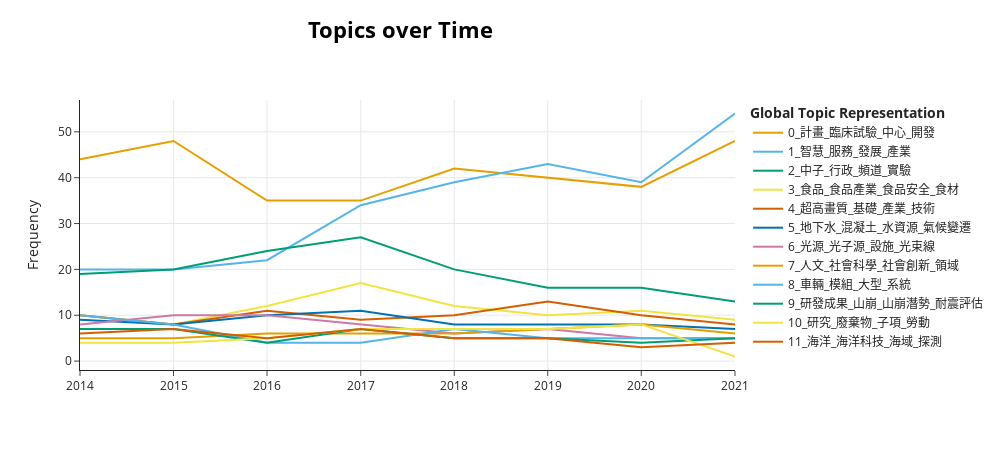

Notebook code for this chart:
### Code cell
# 各 Topic 時間序列圖
topics_over_time = topic_model.topics_over_time(
    ws,     
    timestamps,     
)
tot_fig = topic_model.visualize_topics_over_time(
    topics_over_time, top_n_topics=12, width=1000
)
tot_fig

### Figure 1 — Plotly figure (JSON) as saved in the notebook; plotly's stock layout.template omitted (floating-point values rounded to 4 significant figures)
{"data": [{"hoverinfo": "text", "hovertext": ["<b>Topic 0</b><br>Words: 臨床試驗, 計畫, 研究, 開發, 進行", "<b>Topic 0</b><br>Words: 疫苗, 計畫, 臨床試驗, 開發, 發展", "<b>Topic 0</b><br>Words: 生技, 臨床試驗, 計畫, 研發, 發展", "<b>Topic 0</b><br>Words: 新藥, 生技, 中心, 計畫, 疾病", "<b>Topic 0</b><br>Words: 中心, 計畫, 生技, 進行, 研發", "<b>Topic 0</b><br>Words: 計畫, 中心, 臨床試驗, 開發, 生技", "<b>Topic 0</b><br>Words: 計畫, 臨床試驗, 中心, 開發, 發展", "<b>Topic 0</b><br>Words: 開發, 中心, 計畫, 研發, 發展"], "marker": {"color": "#E69F00"}, "mode": "lines", "name": "0_計畫_臨床試驗_中心_開發", "type": "scatter", "x": ["2014-01-01T00:00:00", "2015-01-01T00:00:00", "2016-01-01T00:00:00", "2017-01-01T00:00:00", "2018-01-01T00:00:00", "2019-01-01T00:00:00", "2020-01-01T00:00:00", "2021-01-01T00:00:00"], "y": [44, 48, 35, 35, 42, 40, 38, 48]}, {"hoverinfo": "text", "hovertext": ["<b>Topic 1</b><br>Words: 智慧電子, 智慧, 服務, 發展, 產業", "<b>Topic 1</b><br>Words: 智慧, 智慧電子, 應用, 發展, 產業", "<b>Topic 1</b><br>Words: 智慧, 服務, 智財, 平台, 發展", "<b>Topic 1</b><br>Words: 智財, 智慧, 服務, 產業, 發展", "<b>Topic 1</b><br>Words: 智慧, 服務, 發展, 應用, 產業", "<b>Topic 1</b><br>Words: 智慧, 產業, 發展, 服務, 推動", "<b>Topic 1</b><br>Words: 智慧, 發展, 應用, 服務, 產業", "<b>Topic 1</b><br>Words: 智慧, 5g, 應用, 發展, 產業"], "marker": {"color": "#56B4E9"}, "mode": "lines", "name": "1_智慧_服務_發展_產業", "type": "scatter", "x": ["2014-01-01T00:00:00", "2015-01-01T00:00:00", "2016-01-01T00:00:00", "2017-01-01T00:00:00", "2018-01-01T00:00:00", "2019-01-01T00:00:00", "2020-01-01T00:00:00", "2021-01-01T00:00:00"], "y": [20, 20, 22, 34, 39, 43, 39, 54]}, {"hoverinfo": "text", "hovertext": ["<b>Topic 2</b><br>Words: 中子, 工商, 行政, 地震, 實驗", "<b>Topic 2</b><br>Words: 中子, 行政, 工商, 實驗, 頻道", "<b>Topic 2</b><br>Words: 中子, 人事, 研發成果, 實驗, 行政", "<b>Topic 2</b><br>Words: 中子, 行政, 電視臺, 協助, 訊號", "<b>Topic 2</b><br>Words: 中子, 頻寬, 行政, 電視臺, 訊號", "<b>Topic 2</b><br>Words: 頻寬, 電視臺, 行政, 訊號, mbps", "<b>Topic 2</b><br>Words: 頻寬, 訊號, 電視臺, 上鏈, 測謊", "<b>Topic 2</b><br>Words: 訊號, 電視臺, 上鏈, 接收, 頻道"], "marker": {"color": "#009E73"}, "mode": "lines", "name": "2_中子_行政_頻道_實驗", "type": "scatter", "x": ["2014-01-01T00:00:00", "2015-01-01T00:00:00", "2016-01-01T00:00:00", "2017-01-01T00:00:00", "2018-01-01T00:00:00", "2019-01-01T00:00:00", "2020-01-01T00:00:00", "2021-01-01T00:00:00"], "y": [19, 20, 24, 27, 20, 16, 16, 13]}, {"hoverinfo": "text", "hovertext": ["<b>Topic 3</b><br>Words: 食品, pki, 美食, 食媒性, 病原", "<b>Topic 3</b><br>Words: 食品, 食媒性, 加工技術, 品牌, 食品安全", "<b>Topic 3</b><br>Words: 食品, 食品產業, 食媒性, 食品安全, 開發", "<b>Topic 3</b><br>Words: 食品, 食品產業, 食媒性, 食品安全, 食材", "<b>Topic 3</b><br>Words: 食品, 食品產業, 食材, 校園午餐, 加工技術", "<b>Topic 3</b><br>Words: 食品, 食品產業, 食材, 開發, 國產", "<b>Topic 3</b><br>Words: 食品, 食品產業, 肥胖, 食材, 氣候變遷", "<b>Topic 3</b><br>Words: 食品, 品質, 透過, 食品產業, 食品安全"], "marker": {"color": "#F0E442"}, "mode": "lines", "name": "3_食品_食品產業_食品安全_食材", "type": "scatter", "x": ["2014-01-01T00:00:00", "2015-01-01T00:00:00", "2016-01-01T00:00:00", "2017-01-01T00:00:00", "2018-01-01T00:00:00", "2019-01-01T00:00:00", "2020-01-01T00:00:00", "2021-01-01T00:00:00"], "y": [10, 8, 12, 17, 12, 10, 11, 9]}, {"hoverinfo": "text", "hovertext": ["<b>Topic 4</b><br>Words: 低溫物流, 園區, 工業, 基礎, 智財", "<b>Topic 4</b><br>Words: 石化, 專利布局, 智財, 材料, 高值化", "<b>Topic 4</b><br>Words: 材料, 石化, 超高畫質, 技術, 基礎", "<b>Topic 4</b><br>Words: 超高畫質, 石化, 製作, 商務, 產業", "<b>Topic 4</b><br>Words: 超高畫質, 高階, 高速寬頻, 基礎, 高值化", "<b>Topic 4</b><br>Words: 超高畫質, 基礎, 高階, 技術, 設備", "<b>Topic 4</b><br>Words: 高速寬頻, 網路, 高值化, 自製, 高階", "<b>Topic 4</b><br>Words: 農業素材, 產業, 碳材, 高值化, 基地臺"], "marker": {"color": "#D55E00"}, "mode": "lines", "name": "4_超高畫質_基礎_產業_技術", "type": "scatter", "x": ["2014-01-01T00:00:00", "2015-01-01T00:00:00", "2016-01-01T00:00:00", "2017-01-01T00:00:00", "2018-01-01T00:00:00", "2019-01-01T00:00:00", "2020-01-01T00:00:00", "2021-01-01T00:00:00"], "y": [10, 8, 11, 9, 10, 13, 10, 8]}, {"hoverinfo": "text", "hovertext": ["<b>Topic 5</b><br>Words: 地下水, 都會區, 山區, 水文觀測, 防洪", "<b>Topic 5</b><br>Words: 地下水, 水資源, 都會區, 水文觀測, 補注區", "<b>Topic 5</b><br>Words: 地下水, 混凝土, 綠色水泥, 氣候變遷, 水文觀測", "<b>Topic 5</b><br>Words: 地下水, 氣候變遷, 水資源, 水文觀測, 混凝土", "<b>Topic 5</b><br>Words: 混凝土, 地下水, 綠色水泥, 水庫, 水資源", "<b>Topic 5</b><br>Words: 地下水, 混凝土, 飲用水, 用水, 水庫", "<b>Topic 5</b><br>Words: 地下水, 水資源, 用水, 給水, 飲用水", "<b>Topic 5</b><br>Words: 飲用水, 地層下陷, 水庫, 地下水, 列管"], "marker": {"color": "#0072B2"}, "mode": "lines", "name": "5_地下水_混凝土_水資源_氣候變遷", "type": "scatter", "x": ["2014-01-01T00:00:00", "2015-01-01T00:00:00", "2016-01-01T00:00:00", "2017-01-01T00:00:00", "2018-01-01T00:00:00", "2019-01-01T00:00:00", "2020-01-01T00:00:00", "2021-01-01T00:00:00"], "y": [9, 8, 10, 11, 8, 8, 8, 7]}, {"hoverinfo": "text", "hovertext": ["<b>Topic 6</b><br>Words: 儀器, 光學, 光源, 材料, 真空", "<b>Topic 6</b><br>Words: 儀器, 光源, 光學, 材料, 光束線", "<b>Topic 6</b><br>Words: 光源, 儀器, 光學, 半導體, 設施", "<b>Topic 6</b><br>Words: 光束線, 光源, 光子源, 設施, 實驗", "<b>Topic 6</b><br>Words: 光子源, 光源, 光束線, 設施, 台灣", "<b>Topic 6</b><br>Words: 儀器, 光子源, 設施, 實驗, 光學", "<b>Topic 6</b><br>Words: 設施, 實驗, 光子源, 光源, 顯微術", "<b>Topic 6</b><br>Words: 光子源, 實驗, 光源, 用戶, 台灣"], "marker": {"color": "#CC79A7"}, "mode": "lines", "name": "6_光源_光子源_設施_光束線", "type": "scatter", "x": ["2014-01-01T00:00:00", "2015-01-01T00:00:00", "2016-01-01T00:00:00", "2017-01-01T00:00:00", "2018-01-01T00:00:00", "2019-01-01T00:00:00", "2020-01-01T00:00:00", "2021-01-01T00:00:00"], "y": [8, 10, 10, 8, 6, 7, 5, 5]}, {"hoverinfo": "text", "hovertext": ["<b>Topic 7</b><br>Words: 未來想像, 核心能力, 課程, 人文, 軟體", "<b>Topic 7</b><br>Words: 人文, 社科, 學術, 人文社會, 資料庫", "<b>Topic 7</b><br>Words: 人文, 社會科學, 服務業, 領域, 社會企業", "<b>Topic 7</b><br>Words: 人文, 社會科學, 圖書館, 領域, 服務業", "<b>Topic 7</b><br>Words: 人文, 社會科學, 領域, 圖書館, 數位經濟", "<b>Topic 7</b><br>Words: 新住民, 領域, 新創, 敘事力, 計畫", "<b>Topic 7</b><br>Words: 社會創新, 社會福利, 新住民, 跨域, 分支", "<b>Topic 7</b><br>Words: 社會創新, 社會福利, 分支, 志願服務, 前瞻議題"], "marker": {"color": "#E69F00"}, "mode": "lines", "name": "7_人文_社會科學_社會創新_領域", "type": "scatter", "x": ["2014-01-01T00:00:00", "2015-01-01T00:00:00", "2016-01-01T00:00:00", "2017-01-01T00:00:00", "2018-01-01T00:00:00", "2019-01-01T00:00:00", "2020-01-01T00:00:00", "2021-01-01T00:00:00"], "y": [5, 5, 6, 6, 6, 7, 8, 6]}, {"hoverinfo": "text", "hovertext": ["<b>Topic 8</b><br>Words: 交通資訊, 車輛, 開發, 大型, 系統", "<b>Topic 8</b><br>Words: 車輛, 模組, 大型, 鋰電池, 系統", "<b>Topic 8</b><br>Words: 車輛, 大型, 鋰電池, 高能量, 模組", "<b>Topic 8</b><br>Words: 車輛, 自行車, 模組, 運輸, 技術", "<b>Topic 8</b><br>Words: 駕駛車, 車輛, 自動, 運輸, 自行車", "<b>Topic 8</b><br>Words: 雷達, 高精度, 車輛, 地圖, 自駕", "<b>Topic 8</b><br>Words: 車輛, 車牌辨識, kr, 車廠, 雷達", "<b>Topic 8</b><br>Words: 自駕, 車牌辨識, 車輛, 漁船, 雷達"], "marker": {"color": "#56B4E9"}, "mode": "lines", "name": "8_車輛_模組_大型_系統", "type": "scatter", "x": ["2014-01-01T00:00:00", "2015-01-01T00:00:00", "2016-01-01T00:00:00", "2017-01-01T00:00:00", "2018-01-01T00:00:00", "2019-01-01T00:00:00", "2020-01-01T00:00:00", "2021-01-01T00:00:00"], "y": [10, 8, 4, 4, 7, 5, 5, 5]}, {"hoverinfo": "text", "hovertext": ["<b>Topic 9</b><br>Words: 山崩, 山崩潛勢, 防災教育, 耐震評估, 活動斷層", "<b>Topic 9</b><br>Words: 山崩潛勢, 研發成果, 山崩, 輻射監測, 斷層", "<b>Topic 9</b><br>Words: 活動斷層, 山崩潛勢, 山崩, 斷層, 研發成果", "<b>Topic 9</b><br>Words: 崩塌, 大規模, 山崩, 山崩潛勢, 活動斷層", "<b>Topic 9</b><br>Words: 開源, 研發成果, 農地, 開發, 耐震評估", "<b>Topic 9</b><br>Words: 研發成果, 農地, 災害韌性, 模型, 大量估價", "<b>Topic 9</b><br>Words: 農地, 災害韌性, 農業區, 資訊, 地價", "<b>Topic 9</b><br>Words: 地熱, 探勘, 災害韌性, 潛能區, 農地"], "marker": {"color": "#009E73"}, "mode": "lines", "name": "9_研發成果_山崩_山崩潛勢_耐震評估", "type": "scatter", "x": ["2014-01-01T00:00:00", "2015-01-01T00:00:00", "2016-01-01T00:00:00", "2017-01-01T00:00:00", "2018-01-01T00:00:00", "2019-01-01T00:00:00", "2020-01-01T00:00:00", "2021-01-01T00:00:00"], "y": [7, 7, 4, 7, 5, 5, 4, 5]}, {"hoverinfo": "text", "hovertext": ["<b>Topic 10</b><br>Words: 研究, 有害生物, 植物, 動物用, 安全衛生", "<b>Topic 10</b><br>Words: 研究, 環境毒物, 檢疫, 有害生物, 安全衛生", "<b>Topic 10</b><br>Words: 子項, 審驗技術, 研究, 處置, 廢棄物", "<b>Topic 10</b><br>Words: 子項, 審驗技術, 研究, 廢棄物, 處置", "<b>Topic 10</b><br>Words: 研究, 廢棄物, 子項, 審驗技術, 低放射性", "<b>Topic 10</b><br>Words: 研究, 廢棄物, 子項, 低放射性, 處置", "<b>Topic 10</b><br>Words: 研究, 勞動, 廢棄物, 資材, 處置", "<b>Topic 10</b><br>Words: 勞動, 職業安全, 衛生, 研究, 職場安全"], "marker": {"color": "#F0E442"}, "mode": "lines", "name": "10_研究_廢棄物_子項_勞動", "type": "scatter", "x": ["2014-01-01T00:00:00", "2015-01-01T00:00:00", "2016-01-01T00:00:00", "2017-01-01T00:00:00", "2018-01-01T00:00:00", "2019-01-01T00:00:00", "2020-01-01T00:00:00", "2021-01-01T00:00:00"], "y": [4, 4, 5, 7, 7, 7, 8, 1]}, {"hoverinfo": "text", "hovertext": ["<b>Topic 11</b><br>Words: 海洋, 海洋科技, 探測, 地震, 海嘯", "<b>Topic 11</b><br>Words: 海洋, 海洋科技, 探測, 研究船, 水合物", "<b>Topic 11</b><br>Words: 海洋, 探測, 海洋科技, 地震, 海域", "<b>Topic 11</b><br>Words: 海洋, 海洋科技, 海域, 地震, 公里", "<b>Topic 11</b><br>Words: 海洋, 海洋科技, 南海, 海象, 海域", "<b>Topic 11</b><br>Words: 海洋, 海洋科技, 海洋環境, 研究船, 船舶", "<b>Topic 11</b><br>Words: 災防, 海象, 海洋, 海域, 氣象", "<b>Topic 11</b><br>Words: 海洋, 海象, 海洋科技, 海域, 空運"], "marker": {"color": "#D55E00"}, "mode": "lines", "name": "11_海洋_海洋科技_海域_探測", "type": "scatter", "x": ["2014-01-01T00:00:00", "2015-01-01T00:00:00", "2016-01-01T00:00:00", "2017-01-01T00:00:00", "2018-01-01T00:00:00", "2019-01-01T00:00:00", "2020-01-01T00:00:00", "2021-01-01T00:00:00"], "y": [6, 7, 5, 7, 5, 5, 3, 4]}], "layout": {"height": 450, "hoverlabel": {"bgcolor": "white", "font": {"family": "Rockwell", "size": 16}}, "legend": {"title": {"text": "<b>Global Topic Representation"}}, "title": {"font": {"color": "Black", "size": 22}, "text": "<b>Topics over Time</b>", "x": 0.4, "xanchor": "center", "y": 0.95, "yanchor": "top"}, "width": 1000, "xaxis": {"showgrid": true}, "yaxis": {"showgrid": true, "title": {"text": "Frequency"}}}}
